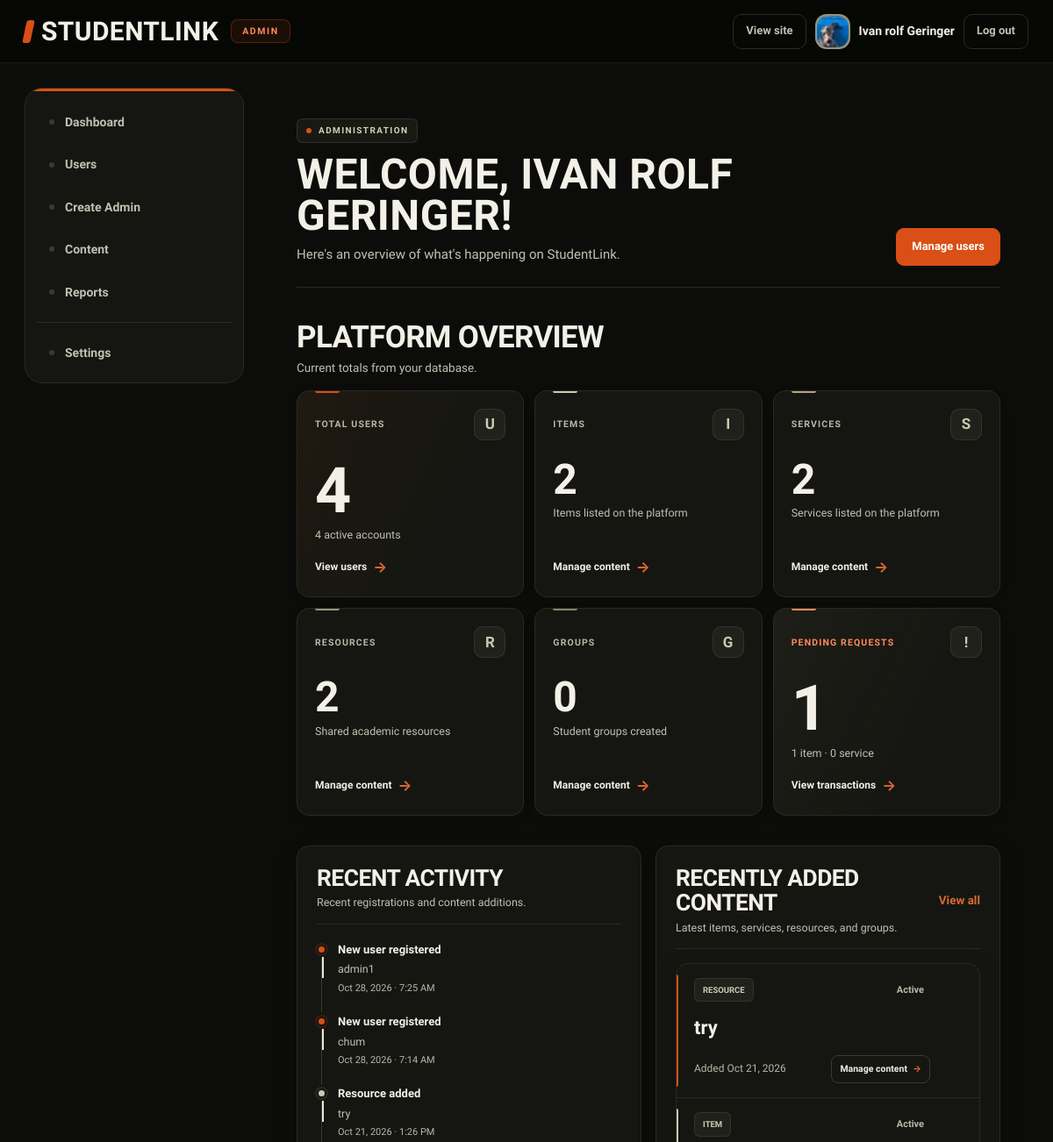
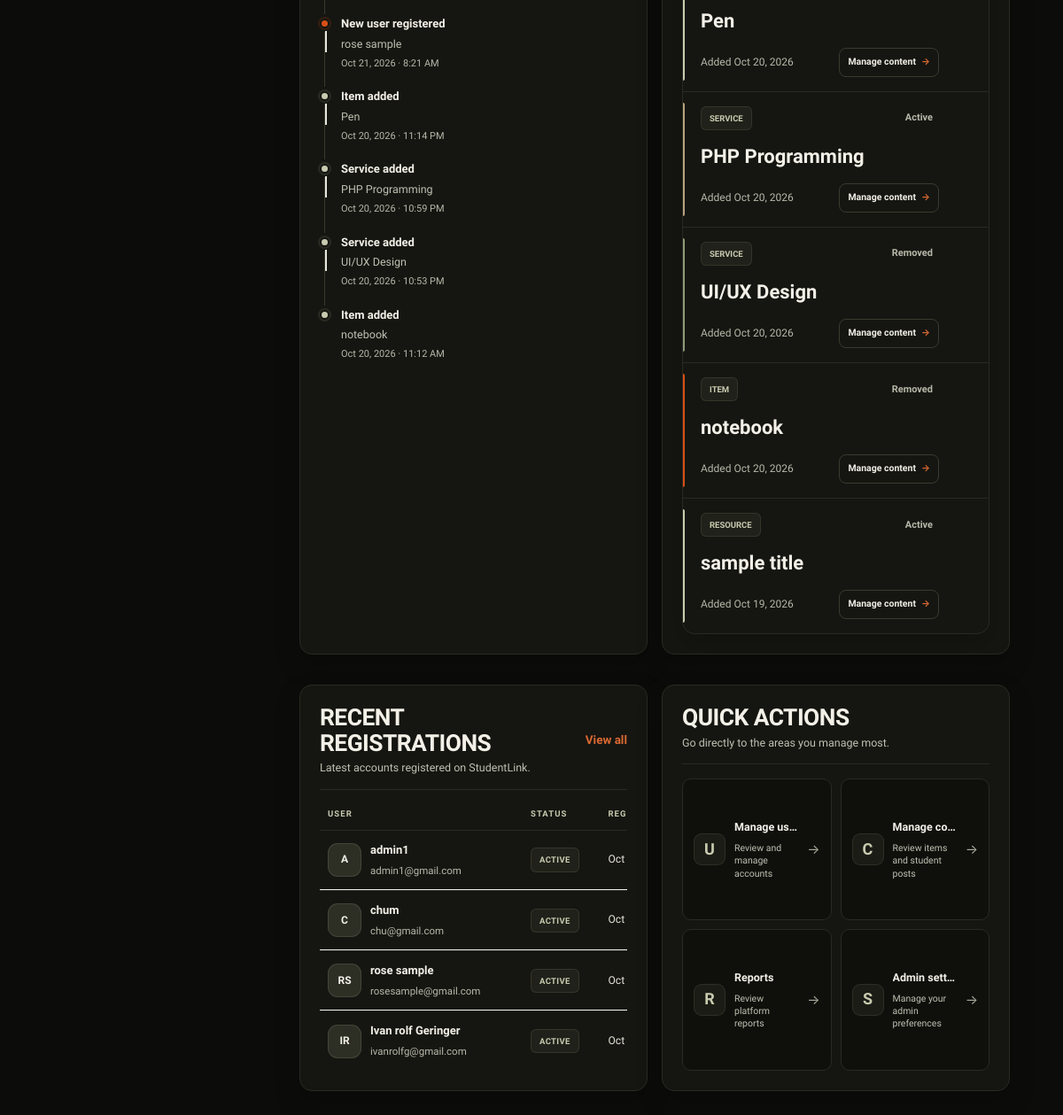
/admin/admin-dashboard.php (signed in), run on the app's committed database (2 pictures, top to bottom).
### tables this page shows
CREATE TABLE `users` (
  `id` int(10) UNSIGNED NOT NULL,
  `full_name` varchar(100) NOT NULL,
  `email` varchar(150) NOT NULL,
  `password_hash` varchar(255) DEFAULT NULL,
  `google_id` varchar(64) DEFAULT NULL,
  `course` varchar(50) DEFAULT NULL,
  `year_level` varchar(20) DEFAULT NULL,
  `about` text DEFAULT NULL,
  `skills` varchar(255) DEFAULT NULL,
  `photo_path` varchar(255) DEFAULT NULL,
  `role` enum('student','admin') NOT NULL DEFAULT 'student',
  `status` enum('Active','Suspended') NOT NULL DEFAULT 'Active',
  `created_at` timestamp NOT NULL DEFAULT current_timestamp()
);

CREATE TABLE `resources` (
  `id` int(10) UNSIGNED NOT NULL,
  `user_id` int(10) UNSIGNED NOT NULL,
  `subject_id` int(10) UNSIGNED NOT NULL,
  `title` varchar(150) NOT NULL,
  `resource_type` enum('Lecture Notes','Reviewer','Study Guide','Programming Example','Project Reference','Presentation') NOT NULL DEFAULT 'Reviewer',
  `description` text DEFAULT NULL,
  `file_name` varchar(150) NOT NULL,
  `file_path` varchar(255) NOT NULL,
  `file_type` varchar(10) NOT NULL DEFAULT 'PDF',
  `file_size` int(10) UNSIGNED NOT NULL DEFAULT 0,
  `status` enum('Active','Removed') NOT NULL DEFAULT 'Active',
  `created_at` timestamp NOT NULL DEFAULT current_timestamp()
);

CREATE TABLE `items` (
  `id` int(10) UNSIGNED NOT NULL,
  `user_id` int(10) UNSIGNED NOT NULL,
  `category_id` int(10) UNSIGNED NOT NULL,
  `name` varchar(120) NOT NULL,
  `transaction_type` enum('Borrow','Lend','Sell') NOT NULL,
  `item_condition` enum('New','Good','Used') NOT NULL DEFAULT 'Good',
  `price` decimal(10,2) NOT NULL DEFAULT 0.00,
  `description` text DEFAULT NULL,
  `image_path` varchar(255) DEFAULT NULL,
  `status` enum('Active','Removed') NOT NULL DEFAULT 'Active',
  `created_at` timestamp NOT NULL DEFAULT current_timestamp()
);

CREATE TABLE `services` (
  `id` int(10) UNSIGNED NOT NULL,
  `user_id` int(10) UNSIGNED NOT NULL,
  `category_id` int(10) UNSIGNED NOT NULL,
  `title` varchar(150) NOT NULL,
  `description` text NOT NULL,
  `skills` varchar(255) NOT NULL,
  `status` enum('Active','Removed') NOT NULL DEFAULT 'Active',
  `created_at` timestamp NOT NULL DEFAULT current_timestamp()
);

### admin/admin-dashboard.php (the view, shortened to what the rows shown need)
<?php
require_once __DIR__ . '/../db_connect.php';
require_once __DIR__ . '/../includes/functions.php';
function slAdminTableExists(mysqli $conn, string $table): bool
{
    $table = $conn->real_escape_string($table);
    $result = $conn->query("SHOW TABLES LIKE '{$table}'");
    return $result && $result->num_rows > 0;
}
function slAdminColumnExists(
    mysqli $conn,
    string $table,
    string $column
): bool {
    if (!slAdminTableExists($conn, $table)) {
        return false;
    }
    $table = str_replace('`', '', $table);
    $column = $conn->real_escape_string($column);
    $result = $conn->query(
        "SHOW COLUMNS FROM `{$table}` LIKE '{$column}'"
    );
    return $result && $result->num_rows > 0;
}
function slAdminFirstColumn(
    mysqli $conn,
    string $table,
    array $candidates
): ?string {
    foreach ($candidates as $column) {
        if (slAdminColumnExists($conn, $table, $column)) {
            return $column;
        }
    }
    return null;
}
$recentUsers = [];
if (
    slAdminTableExists($conn, 'users') &&
    slAdminColumnExists($conn, 'users', 'id')
) {
    $nameColumn = slAdminFirstColumn(
        $conn,
        'users',
        ['full_name', 'name', 'username', 'email']
    );
    $dateColumn = slAdminFirstColumn(
        $conn,
        'users',
        ['created_at', 'registered_at', 'date_created']
    );
    $emailColumn = slAdminFirstColumn(
        $conn,
        'users',
        ['email']
    );
    $statusColumn = slAdminFirstColumn(
        $conn,
        'users',
        ['status', 'account_status']
    );
    if ($nameColumn && $dateColumn) {
        $select = [
            "`id` AS user_id",
            "`{$nameColumn}` AS display_name",
            "`{$dateColumn}` AS registered_date"
        ];
        if ($emailColumn) {
            $select[] = "`{$emailColumn}` AS email";
        } else {
            $select[] = "'' AS email";
        }
        if ($statusColumn) {
            $select[] = "`{$statusColumn}` AS account_status";
        } else {
            $select[] = "'' AS account_status";
        }
        $sql = "SELECT " . implode(', ', $select) . "
                FROM users
                ORDER BY `{$dateColumn}` DESC
                LIMIT 6";
        $result = $conn->query($sql);
        if ($result) {
            while ($row = $result->fetch_assoc()) {
                $recentUsers[] = $row;
            }
        }
    }
}
$recentContent = [];
$contentTables = [
    'items' => [
        'label' => 'Item',
        'title_columns' => ['name', 'title', 'item_name'],
    ],
    'services' => [
        'label' => 'Service',
        'title_columns' => ['title', 'name', 'service_name'],
    ],
    'resources' => [
        'label' => 'Resource',
        'title_columns' => ['title', 'name', 'resource_name'],
    ],
    'groups' => [
        'label' => 'Group',
        'title_columns' => ['name', 'title', 'group_name'],
    ],
];
foreach ($contentTables as $table => $config) {
    if (
        !slAdminTableExists($conn, $table) ||
        !slAdminColumnExists($conn, $table, 'id')
    ) {
        continue;
    }
    $titleColumn = slAdminFirstColumn(
        $conn,
        $table,
        $config['title_columns']
    );
    $dateColumn = slAdminFirstColumn(
        $conn,
        $table,
        ['created_at', 'date_created', 'posted_at']
    );
    $statusColumn = slAdminFirstColumn(
        $conn,
        $table,
        ['status']
    );
    $statusSelect = $statusColumn
        ? "`{$statusColumn}` AS content_status"
        : "'' AS content_status";
    $sql = "SELECT
                `id` AS content_id,
                `{$titleColumn}` AS content_title,
                `{$dateColumn}` AS content_date,
                {$statusSelect}
            FROM `{$table}`
            ORDER BY `{$dateColumn}` DESC
            LIMIT 4";
    $result = $conn->query($sql);
    if ($result) {
        while ($row = $result->fetch_assoc()) {
            $row['content_type'] = $config['label'];
            $row['source_table'] = $table;
            $recentContent[] = $row;
        }
    }
}
usort($recentContent, function ($a, $b) {
    return strtotime((string) ($b['content_date'] ?? ''))
        <=> strtotime((string) ($a['content_date'] ?? ''));
});
$recentContent = array_slice($recentContent, 0, 6);
$recentActivity = [];
foreach ($recentUsers as $user) {
    $recentActivity[] = [
        'date' => $user['registered_date'] ?? '',
        'title' => 'New user registered',
        'description' => $user['display_name'] ?? 'New account',
        'type' => 'user'
    ];
}
foreach ($recentContent as $content) {
    $recentActivity[] = [
        'date' => $content['content_date'] ?? '',
        'title' => $content['content_type'] . ' added',
        'description' => $content['content_title'] ?? 'New content',
        'type' => 'content'
    ];
}
usort($recentActivity, function ($a, $b) {
    return strtotime((string) ($b['date'] ?? ''))
        <=> strtotime((string) ($a['date'] ?? ''));
});
$recentActivity = array_slice($recentActivity, 0, 8);
$css = ['admin-dashboard'];
include __DIR__ . '/../includes/admin-header.php';
?>
<link rel="stylesheet" href="admin-dashboard.css?v=<?= time() ?>">
<header class="dashboard-heading">
    <div>
        <span class="eyebrow">ADMINISTRATION</span>
        <h1>Welcome, <?= e($admin['name']) ?>!</h1>
        <p>Here's an overview of what's happening on StudentLink.</p>
    </div>
</header>
<section class="dashboard-section">
    <div class="section-heading">
        <div>
            <h2>Platform overview</h2>
        </div>
    </div>
</section>
<section class="dashboard-lower-grid">
    <article class="dashboard-panel activity-panel">
        <div class="panel-heading">
            <div>
                <h2>Recent activity</h2>
            </div>
        </div>
        <?php if (empty($recentActivity)): ?>
            <div class="dashboard-empty">
                <span class="empty-symbol">A</span>
                <strong>No recent activity</strong>
                <p>Activity will appear here when records are added.</p>
            </div>
        <?php else: ?>
            <div class="activity-list">
                <?php foreach ($recentActivity as $activity): ?>
                    <div class="activity-item">
                        <span class="activity-dot <?= $activity['type'] === 'user' ? 'dot-user' : 'dot-content' ?>"></span>
                        <div class="activity-copy">
                            <strong><?= e($activity['title']) ?></strong>
                            <p><?= e($activity['description']) ?></p>
                            <time>
                                <?php
                                $activityDate = $activity['date'] ?? '';
                                echo $activityDate && strtotime($activityDate)
                                    ? e(date('M j, Y · g:i A', strtotime($activityDate)))
                                    : 'Date unavailable';
                                ?>
                            </time>
                        </div>
                    </div>
                <?php endforeach; ?>
            </div>
        <?php endif; ?>
    </article>
    <article class="dashboard-panel">
        <div class="panel-heading">
            <div>
                <h2>Recently added content</h2>
            </div>
        </div>
        <?php if (empty($recentContent)): ?>
            <div class="dashboard-empty">
                <span class="empty-symbol">C</span>
                <strong>No recent content found</strong>
                <p>Content appears here when records are added.</p>
            </div>
        <?php else: ?>
            <div class="recent-content-grid">
                <?php foreach ($recentContent as $content): ?>
                    <article class="content-card">
                        <div class="content-card-top">
                            <span class="content-type">
                                <?= e($content['content_type']) ?>
                            </span>
                            <span class="content-status">
                                <?= e($content['content_status'] ?: 'No status') ?>
                            </span>
                        </div>
                        <h3><?= e($content['content_title'] ?: 'Untitled') ?></h3>
                        <p>
                            Added
                            <?php
                            $contentDate = $content['content_date'] ?? '';
                            echo $contentDate && strtotime($contentDate)
                                ? e(date('M j, Y', strtotime($contentDate)))
                                : 'date unavailable';
                            ?>
                        </p>
                        <a href="content.php">Manage content <span>→</span></a>
                    </article>
                <?php endforeach; ?>
            </div>
        <?php endif; ?>
    </article>
</section>
<section class="dashboard-lower-grid">
    <article class="dashboard-panel">
        <div class="panel-heading">
            <div>
                <h2>Recent registrations</h2>
            </div>
        </div>
        <?php if (empty($recentUsers)): ?>
            <div class="dashboard-empty">
                <span class="empty-symbol">U</span>
                <strong>No registration data available</strong>
                <p>New accounts will appear here when registration dates are available.</p>
            </div>
        <?php else: ?>
            <div class="dashboard-table-wrap">
                <table class="dashboard-table">
                    <thead>
                        <tr>
                            <th>User</th>
                            <th>Status</th>
                            <th>Registered</th>
                        </tr>
                    </thead>
                    <tbody>
                        <?php foreach ($recentUsers as $user): ?>
                            <tr>
                                <td>
                                    <div class="table-user">
                                        <span class="table-avatar">
                                            <?= e(initials($user['display_name'] ?? 'U')) ?>
                                        </span>
                                        <div>
                                            <strong>
                                                <?= e($user['display_name'] ?? 'Unknown user') ?>
                                            </strong>
                                            <?php if (!empty($user['email'])): ?>
                                                <small><?= e($user['email']) ?></small>
                                            <?php endif; ?>
                                        </div>
                                    </div>
                                </td>
                                <td>
                                    <span class="status-pill">
                                        <?= e($user['account_status'] ?: 'Unknown') ?>
                                    </span>
                                </td>
                                <td class="date-cell">
                                    <?php
                                    $registeredDate = $user['registered_date'] ?? '';
                                    echo $registeredDate && strtotime($registeredDate)
                                        ? e(date('M j, Y', strtotime($registeredDate)))
                                        : '—';
                                    ?>
                                </td>
                            </tr>
                        <?php endforeach; ?>
                    </tbody>
                </table>
            </div>
        <?php endif; ?>
    </article>
    <article class="dashboard-panel">
        <div class="panel-heading">
            <div>
                <h2>Quick actions</h2>
            </div>
        </div>
    </article>
</section>
<?php include __DIR__ . '/../includes/admin-footer.php'; ?>

### includes/admin-header.php (shortened to what the rows shown need)
<?php
require_once __DIR__ . '/functions.php';
require_once __DIR__ . '/../db_connect.php';
$sessionUserId = (int) ($_SESSION['user_id'] ?? 0);
$authStmt = $conn->prepare(
    "SELECT id, full_name, email, role, status, photo_path
     FROM users
     WHERE id = ?
     LIMIT 1"
);
$authStmt->bind_param('i', $sessionUserId);
$authStmt->execute();
$authResult = $authStmt->get_result();
$verifiedAccount = $authResult->fetch_assoc();
$admin = [
    'id'         => (int) $verifiedAccount['id'],
    'name'       => $verifiedAccount['full_name'] ?: $verifiedAccount['email'],
    'email'      => $verifiedAccount['email'],
    'photo_path' => $verifiedAccount['photo_path'] ?? ''
];
$css    = $css    ?? [];
?>
<!doctype html>
<html lang="en">
<head>
<?php foreach ($css as $c): ?>
<link rel="stylesheet" href="../css/<?= e($c) ?>.css">
<?php endforeach; ?>
</head>
<body>
<header class="admin-bar">
    <div class="who">
    <a href="/Studenlink_Website/studentlink/dashboard.php"
       target="_blank"
       rel="noopener">
        View site
    </a>
    <a
        class="avatar"
        href="settings.php"
        aria-label="Your profile"
        title="<?= e($admin['name']) ?>"
    >
        <?php if (!empty($admin['photo_path'])): ?>
            <img
                src="<?= e('../' . ltrim($admin['photo_path'], '/')) ?>"
                alt="Admin profile photo"
            >
        <?php else: ?>
            <?= e(initials($admin['name'])) ?>
        <?php endif; ?>
    </a>
    <strong><?= e($admin['name']) ?></strong>
    <a href="../logout.php">Log out</a>
</div>
</header>
<div class="admin">
    <main class="main">

### data on the page
users: photo_path (picture), full_name "Ivan rolf Geringer", full_name "IVAN ROLF GERINGER", full_name "IR", email "ivanrolfg@gmail.com", status "ACTIVE", created_at "Oct…"
users: title "New user registered", full_name "admin1", created_at "Oct 28, 2026 · 7:25 AM", full_name "A", email "admin1@gmail.com", status "ACTIVE", created_at "Oct…"
users: title "New user registered", full_name "chum", created_at "Oct 28, 2026 · 7:14 AM", full_name "C", email "chu@gmail.com", status "ACTIVE", created_at "Oct…"
resources: title "Resource added", title "try", created_at "Oct 21, 2026 · 1:26 PM", content_type "RESOURCE", status "Active", created_at "Oct 21, 2026"
users: title "New user registered", full_name "rose sample", created_at "Oct 21, 2026 · 8:21 AM", full_name "RS", email "rosesample@gmail.com", status "ACTIVE", created_at "Oct…"
items: title "Item added", name "Pen", created_at "Oct 20, 2026 · 11:14 PM", content_type "ITEM", status "Active", created_at "Oct 20, 2026"
services: title "Service added", title "PHP Programming", created_at "Oct 20, 2026 · 10:59 PM", content_type "SERVICE", status "Active", created_at "Oct 20, 2026"
services: title "Service added", title "UI/UX Design", created_at "Oct 20, 2026 · 10:53 PM", content_type "SERVICE", status "Removed", created_at "Oct 20, 2026"
items: title "Item added", name "notebook", created_at "Oct 20, 2026 · 11:12 AM", content_type "ITEM", status "Removed", created_at "Oct 20, 2026"
resources: content_type "RESOURCE", status "Active", title "sample title", created_at "Oct 19, 2026"

### other printed values
$label "Dashboard"
$label "Users"
$label "Create Admin"
$label "Content"
$label "Reports"
$totalUsers "4"
$activeUsers "4"
$totalItems "2"
$totalServices "2"
$totalResources "2"
$totalGroups "0"
$totalPendingRequests "1"
$pendingItemRequests "1"
$pendingServiceRequests "0"
